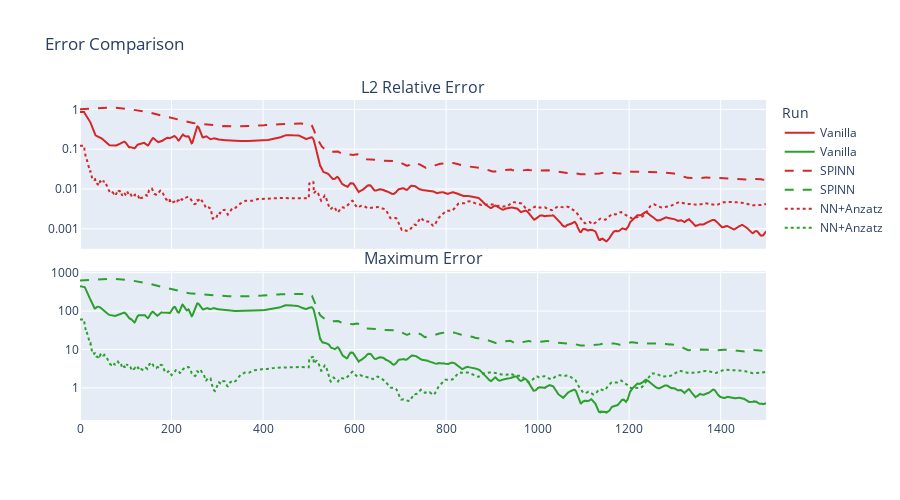

Notebook code cell kept with this figure:
### Code cell
compare_error_histories(
    [with_vanilla, with_spinn, with_anzats],
    labels=["Vanilla", "SPINN", "NN+Anzatz"],
    smooth=True,
    smooth_window=10,
)

### Figure 1 — Plotly figure (JSON) as saved in the notebook; plotly's stock layout.template omitted (floating-point values rounded to 4 significant figures; data arrays with more than 128 entries replaced by an {"elided": "..."} marker saying what was removed)
{"data": [{"line": {"color": "#d62728", "dash": "solid"}, "mode": "lines", "name": "Vanilla", "type": "scatter", "x": {"elided": "1500 int values"}, "xaxis": "x", "y": {"elided": "1500 float values"}, "yaxis": "y"}, {"line": {"color": "#2ca02c", "dash": "solid"}, "mode": "lines", "name": "Vanilla", "type": "scatter", "x": {"elided": "1500 int values"}, "xaxis": "x2", "y": {"elided": "1500 float values"}, "yaxis": "y2"}, {"line": {"color": "#d62728", "dash": "dash"}, "mode": "lines", "name": "SPINN", "type": "scatter", "x": {"elided": "1500 int values"}, "xaxis": "x", "y": {"elided": "1500 float values"}, "yaxis": "y"}, {"line": {"color": "#2ca02c", "dash": "dash"}, "mode": "lines", "name": "SPINN", "type": "scatter", "x": {"elided": "1500 int values"}, "xaxis": "x2", "y": {"elided": "1500 float values"}, "yaxis": "y2"}, {"line": {"color": "#d62728", "dash": "dot"}, "mode": "lines", "name": "NN+Anzatz", "type": "scatter", "x": {"elided": "1500 int values"}, "xaxis": "x", "y": {"elided": "1500 float values"}, "yaxis": "y"}, {"line": {"color": "#2ca02c", "dash": "dot"}, "mode": "lines", "name": "NN+Anzatz", "type": "scatter", "x": {"elided": "1500 int values"}, "xaxis": "x2", "y": {"elided": "1500 float values"}, "yaxis": "y2"}], "layout": {"annotations": [{"font": {"size": 16}, "showarrow": false, "text": "L2 Relative Error", "x": 0.5, "xanchor": "center", "xref": "paper", "y": 1.0, "yanchor": "bottom", "yref": "paper"}, {"font": {"size": 16}, "showarrow": false, "text": "Maximum Error", "x": 0.5, "xanchor": "center", "xref": "paper", "y": 0.465, "yanchor": "bottom", "yref": "paper"}], "height": 500, "legend": {"title": {"text": "Run"}}, "title": {"text": "Error Comparison"}, "width": 900, "xaxis": {"anchor": "y", "domain": [0, 1], "matches": "x2", "showticklabels": false}, "xaxis2": {"anchor": "y2", "domain": [0, 1]}, "yaxis": {"anchor": "x", "domain": [0.535, 1.0], "type": "log"}, "yaxis2": {"anchor": "x2", "domain": [0, 0.465], "type": "log"}}}
